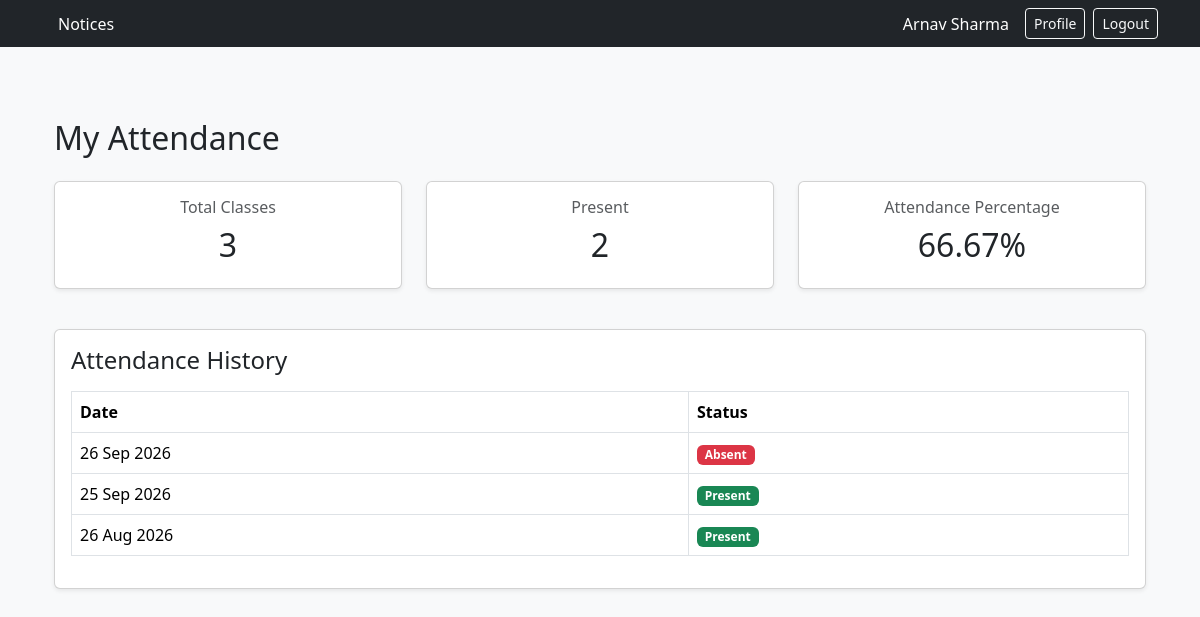
Page /student-attendance/ (signed in) on the committed database.
### accounts/models.py (models this page shows, shortened)
class User(AbstractUser):
    class Role(models.TextChoices):
        TEACHER = "TEACHER", "Teacher"
        STUDENT = "STUDENT", "Student"
        PARENT = "PARENT", "Parent"
    role = models.CharField(
        max_length=10,
        choices=Role.choices,
        default=Role.STUDENT,
    )

### academics/models.py (models this page shows, shortened)
class Attendance(models.Model):
    student = models.ForeignKey(
        "accounts.StudentProfile",
        on_delete=models.CASCADE,
        related_name="attendance_records"
    )
    date = models.DateField()
    is_present = models.BooleanField(default=False)
    marked_by = models.ForeignKey(
        "accounts.TeacherProfile",
        on_delete=models.CASCADE,
        related_name="marked_attendance"
    )
    created_at = models.DateTimeField(auto_now_add=True)
    class Meta:
        unique_together = (
            "student",
            "date"
        )

### accounts/views.py (the view)
@login_required
def student_attendance(request):
    if request.user.role != "STUDENT":
        return redirect("dashboard")
    student = request.user.student_profile
    records = Attendance.objects.filter(
        student=student
    ).order_by("-date")
    total_days = records.count()
    present_days = records.filter(
        is_present=True
    ).count()
    if total_days > 0:
        attendance_percentage = (
            present_days / total_days
        ) * 100
    else:
        attendance_percentage = 0
    return render(
        request,
        "accounts/student_attendance.html",
        {
            "records": records,
            "total_days": total_days,
            "present_days": present_days,
            "attendance_percentage": attendance_percentage,
        }
    )

### accounts/templates/accounts/student_attendance.html
{% extends "accounts/base.html" %}
{% block content %}
<div class="container mt-4">
    <h2 class="mb-4">My Attendance</h2>
    <div class="row mb-4">
        <div class="col-md-4 mb-3">
            <div class="card shadow-sm">
                <div class="card-body text-center">
                    <h6 class="text-muted">
                        Total Classes
                    </h6>
                    <h2>
                        {{ total_days }}
                    </h2>
                </div>
            </div>
        </div>
        <div class="col-md-4 mb-3">
            <div class="card shadow-sm">
                <div class="card-body text-center">
                    <h6 class="text-muted">
                        Present
                    </h6>
                    <h2>
                        {{ present_days }}
                    </h2>
                </div>
            </div>
        </div>
        <div class="col-md-4 mb-3">
            <div class="card shadow-sm">
                <div class="card-body text-center">
                    <h6 class="text-muted">
                        Attendance Percentage
                    </h6>
                    <h2>
                        {{ attendance_percentage|floatformat:2 }}%
                    </h2>
                </div>
            </div>
        </div>
    </div>
    <div class="card shadow-sm">
        <div class="card-body">
            <h4 class="mb-3">
                Attendance History
            </h4>
            {% if records %}
                <div class="table-responsive">
                    <table class="table table-bordered">
                        <thead>
                            <tr>
                                <th>Date</th>
                                <th>Status</th>
                            </tr>
                        </thead>
                        <tbody>
                            {% for record in records %}
                                <tr>
                                    <td>
                                        {{ record.date|date:"d M Y" }}
                                    </td>
                                    <td>
                                        {% if record.is_present %}
                                            <span class="badge bg-success">
                                                Present
                                            </span>
                                        {% else %}
                                            <span class="badge bg-danger">
                                                Absent
                                            </span>
                                        {% endif %}
                                    </td>
                                </tr>
                            {% endfor %}
                        </tbody>
                    </table>
                </div>
            {% else %}
                <div class="alert alert-info">
                    No attendance records available yet.
                </div>
            {% endif %}
        </div>
    </div>
</div>
{% endblock %}

### accounts/templates/accounts/base.html (shortened to what this page needs)
<!DOCTYPE html>
<html lang="en">
<head>
    <link
        href="https://cdn.jsdelivr.net/npm/bootstrap@5.3.3/dist/css/bootstrap.min.css"
        rel="stylesheet"
    >
</head>
<body class="bg-light">
    <nav class="navbar navbar-dark bg-dark">
        <div class="container">
            {% if user.is_authenticated %}
                <a
                href="{% url 'notices' %}"
                class="text-white text-decoration-none ms-3"
                >
                Notices
                </a>
            {% endif %}
            {% if user.is_authenticated %}
                <div class="d-flex align-items-center">
                    <span class="text-white me-3">
                        {{ user.get_full_name|default:user.username }}
                    </span>
                    <a
                      href="{% url 'profile' %}"
                    class="btn btn-outline-light btn-sm me-2"
                    >
                    Profile
                    </a>
                    <a
                    href="{% url 'logout' %}"
                    class="btn btn-outline-light btn-sm"
                    >
                    Logout
                    </a>
                </div>
            {% endif %}
        </div>
    </nav>
    <main class="container py-5">
        {% block content %}
        {% endblock %}
    </main>
</body>
</html>

### rows in the picture
User: get_full_name "Arnav Sharma"
Attendance: date "26 Sep 2026", is_present "Absent"
Attendance: date "25 Sep 2026", is_present "Present"
Attendance: date "26 Aug 2026", is_present "Present"

### other values in the picture
{{ total_days }} "3"
{{ present_days }} "2"
{{ attendance_percentage|floatformat:2 }} "66.67"
